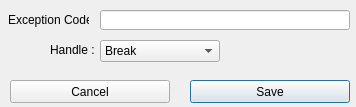
<?xml version="1.0" encoding="UTF-8"?>
<ui version="4.0">
 <class>qtDLGExceptionEditClass</class>
 <widget class="QDialog" name="qtDLGExceptionEditClass">
  <property name="geometry">
   <rect>
    <x>0</x>
    <y>0</y>
    <width>356</width>
    <height>107</height>
   </rect>
  </property>
  <property name="contextMenuPolicy">
   <enum>Qt::CustomContextMenu</enum>
  </property>
  <property name="windowTitle">
   <string>[ uintDebugger ] - Exception Editor</string>
  </property>
  <widget class="QLineEdit" name="leExceptionCode">
   <property name="geometry">
    <rect>
     <x>100</x>
     <y>10</y>
     <width>250</width>
     <height>20</height>
    </rect>
   </property>
  </widget>
  <widget class="QLabel" name="label">
   <property name="geometry">
    <rect>
     <x>8</x>
     <y>10</y>
     <width>81</width>
     <height>20</height>
    </rect>
   </property>
   <property name="text">
    <string>Exception Code :</string>
   </property>
  </widget>
  <widget class="QComboBox" name="cbHandleException">
   <property name="geometry">
    <rect>
     <x>100</x>
     <y>40</y>
     <width>120</width>
     <height>22</height>
    </rect>
   </property>
   <item>
    <property name="text">
     <string>Break</string>
    </property>
   </item>
   <item>
    <property name="text">
     <string>Send to App</string>
    </property>
   </item>
   <item>
    <property name="text">
     <string>Ignore</string>
    </property>
   </item>
  </widget>
  <widget class="QLabel" name="label_2">
   <property name="geometry">
    <rect>
     <x>50</x>
     <y>40</y>
     <width>50</width>
     <height>20</height>
    </rect>
   </property>
   <property name="text">
    <string>Handle :</string>
   </property>
  </widget>
  <widget class="QPushButton" name="pbSave">
   <property name="geometry">
    <rect>
     <x>190</x>
     <y>80</y>
     <width>160</width>
     <height>23</height>
    </rect>
   </property>
   <property name="text">
    <string>Save</string>
   </property>
  </widget>
  <widget class="QPushButton" name="pbCancel">
   <property name="geometry">
    <rect>
     <x>10</x>
     <y>80</y>
     <width>160</width>
     <height>23</height>
    </rect>
   </property>
   <property name="text">
    <string>Cancel</string>
   </property>
  </widget>
 </widget>
 <resources/>
 <connections/>
</ui>
